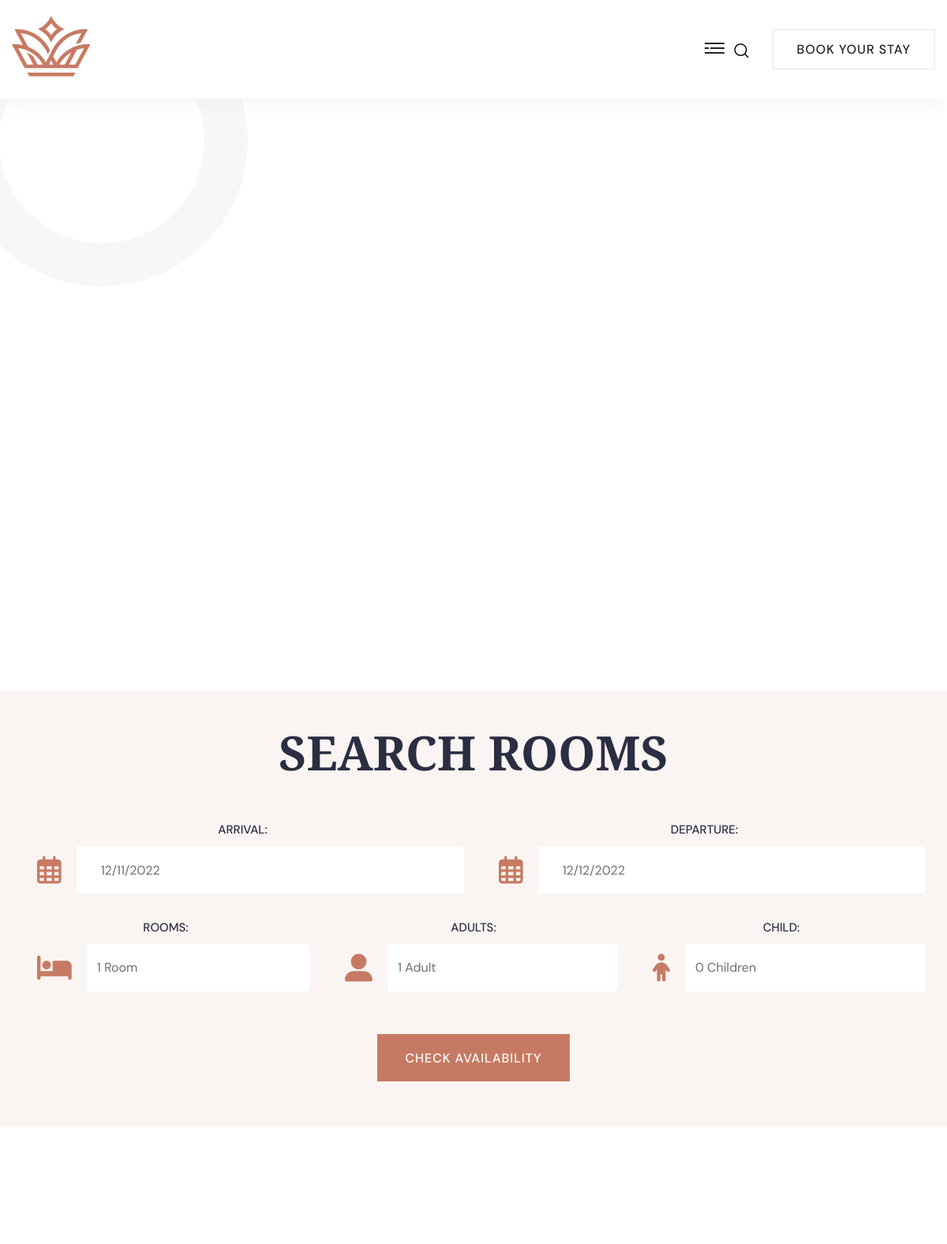
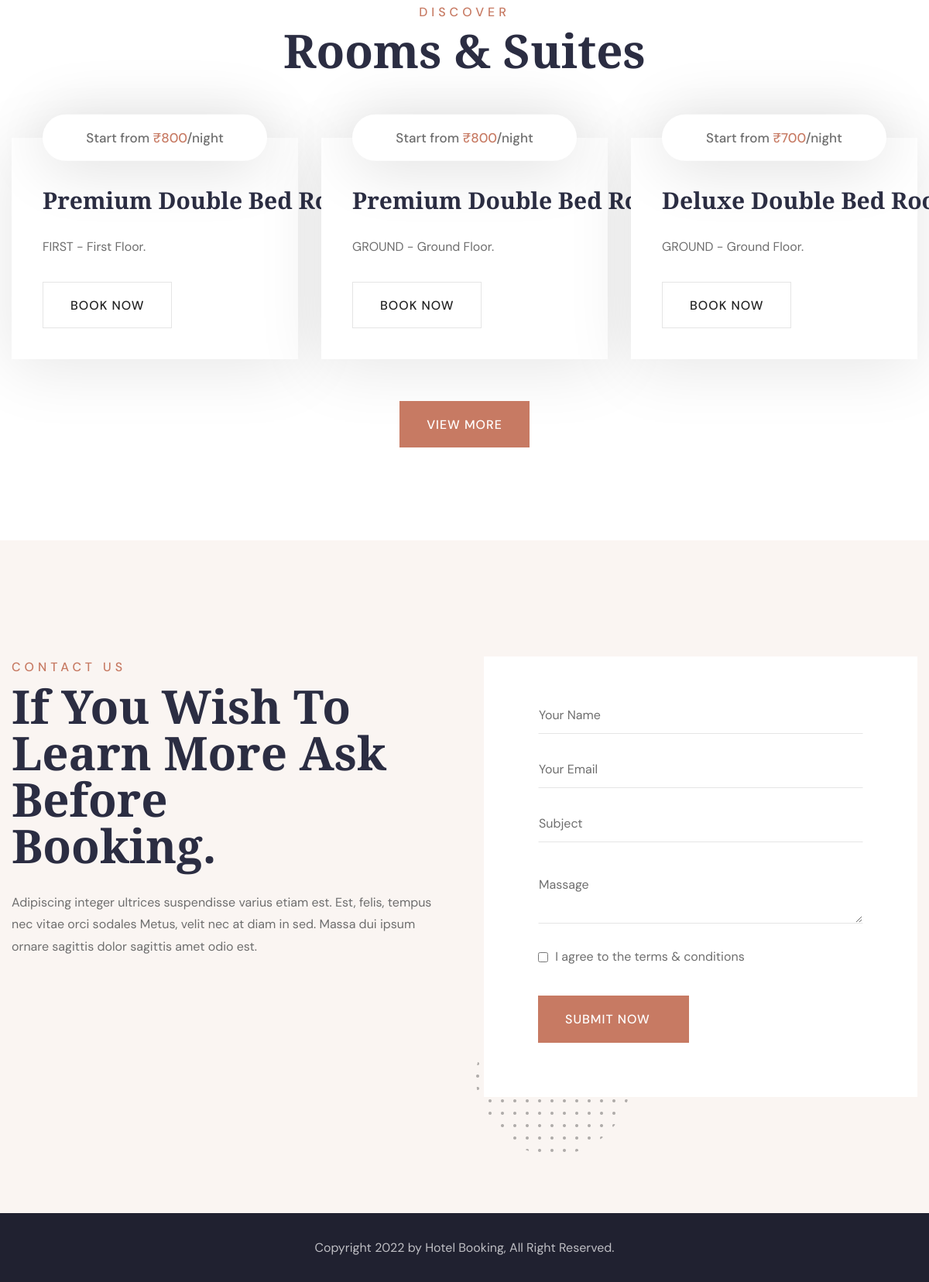
The page / on the database its author committed (2 pictures, top to bottom).
### tables this page shows
CREATE TABLE `ldg_rooms` (
  `roomId` int(11) NOT NULL,
  `roomNumber` varchar(50) NOT NULL,
  `roomSizeId` int(11) NOT NULL COMMENT 'FK : ldg_room_sizes',
  `floorId` tinyint(4) NOT NULL COMMENT 'FK : ldg_floor',
  `images` text NOT NULL,
  `no_of_rooms` int(11) NOT NULL DEFAULT '1',
  `no_of_adults` int(10) NOT NULL,
  `no_of_childs` int(10) NOT NULL,
  `isDeleted` tinyint(4) NOT NULL DEFAULT '0',
  `createdBy` int(11) NOT NULL DEFAULT '0',
  `createdDtm` datetime NOT NULL,
  `updatedBy` int(11) DEFAULT NULL,
  `updatedDtm` datetime DEFAULT NULL
);

CREATE TABLE `ldg_room_base_fare` (
  `bfId` bigint(20) NOT NULL,
  `sizeId` int(11) NOT NULL,
  `baseFareHour` double NOT NULL,
  `baseFareDay` double NOT NULL,
  `serviceTax` double NOT NULL,
  `serviceCharge` double NOT NULL,
  `fareTotal` double NOT NULL,
  `isDeleted` tinyint(4) NOT NULL DEFAULT '0',
  `createdBy` int(11) NOT NULL,
  `createdDtm` datetime NOT NULL,
  `updatedBy` int(11) DEFAULT NULL,
  `updatedDtm` datetime DEFAULT NULL
);

CREATE TABLE `ldg_room_sizes` (
  `sizeId` int(11) NOT NULL,
  `sizeTitle` varchar(512) NOT NULL,
  `sizeDescription` text NOT NULL,
  `isDeleted` tinyint(4) NOT NULL DEFAULT '0',
  `createdBy` int(11) NOT NULL DEFAULT '0',
  `createdDtm` datetime NOT NULL,
  `updatedBy` int(11) DEFAULT NULL,
  `updatedDtm` datetime DEFAULT NULL
);

CREATE TABLE `ldg_floor` (
  `floorId` tinyint(4) NOT NULL,
  `floorCode` varchar(10) NOT NULL,
  `floorName` varchar(50) NOT NULL,
  `floorDescription` text NOT NULL,
  `isDeleted` tinyint(4) NOT NULL DEFAULT '0',
  `createdBy` int(11) NOT NULL,
  `createdDtm` datetime NOT NULL,
  `updatedBy` int(11) DEFAULT NULL,
  `updatedDtm` datetime DEFAULT NULL
);

### application/controllers/Welcome.php (called while the page is built, shortened)
<?php if(!defined('BASEPATH')) exit('No direct script access allowed');
class Welcome extends BaseController {
    public function __construct()
    {
        $this->load->model('rooms_model');
		$this->load->model('BaseFare_model', "basefare");
		$this->load->model('Customer_model', "customer");
		$this->load->model('Booking_model', "booking");
		$this->load->model('Bookedroom_model', "booked");
    }
	public function index()
	{
		$searchText = $this->input->post('searchText');
        $searchFloorId = $this->input->post('floorId');
        $searchRoomSizeId = $this->input->post('sizeId');
        $searchRoomId = $this->input->post('roomId');
        $data['searchText'] = $searchText;
        $data['searchFloorId'] = $searchFloorId;
        $data['searchRoomSizeId'] = $searchRoomSizeId;
        $data['searchRoomId'] = $searchRoomId;
        $data['roomSizes'] = $this->rooms_model->getRoomSizes();
        $data['floors'] = $this->rooms_model->getFloors();
        $data['controller'] = $this;
        $this->load->library('pagination');
        $count = $this->rooms_model->roomListingCount($searchText, $searchFloorId, $searchRoomSizeId);
		$returns = $this->paginationCompress ( "index/", $count, 3);
        $data['roomRecords'] = $this->rooms_model->roomListing($searchText, $searchFloorId, $searchRoomSizeId, $searchRoomId, $returns["page"], $returns["segment"]);
		$this->load->view('include/header');
		$this->load->view('index',$data);
		$this->load->view('include/footer');
	}
}

### index.php (called while the page is built, shortened)
<?php
require_once BASEPATH.'core/CodeIgniter.php';

### application/models/Rooms_model.php (called while the page is built, shortened)
<?php if(!defined('BASEPATH')) exit('No direct script access allowed');
class Rooms_model extends CI_Model
{
    function roomListingCount($searchText, $searchFloorId, $searchRoomSizeId)
    {
        $this->db->select('BaseTbl.roomId, BaseTbl.roomNumber, BaseTbl.roomSizeId, RS.sizeTitle, RS.sizeDescription, RS.sizeId,
        					BaseTbl.floorId, FR.floorName, FR.floorCode, RBF.*');
        $this->db->from('ldg_rooms AS BaseTbl');
        $this->db->join('ldg_room_sizes AS RS', 'RS.sizeId = BaseTbl.roomSizeId');
        $this->db->join('ldg_floor AS FR', 'FR.floorId = BaseTbl.floorId');
        $this->db->join('ldg_room_base_fare AS RBF', 'RBF.sizeId = RS.sizeId');
        $this->db->where('BaseTbl.isDeleted', 0);
        $this->db->order_by('BaseTbl.roomId', "DESC");
        $query = $this->db->get();
        return count($query->result());
    }
    function roomListing($searchText, $searchFloorId, $searchRoomSizeId, $roomId, $page, $segment)
    {
        $this->db->select('BaseTbl.roomId, BaseTbl.roomNumber, BaseTbl.roomSizeId, BaseTbl.images, BaseTbl.no_of_adults, BaseTbl.no_of_childs, RS.sizeTitle, RS.sizeDescription,
        					BaseTbl.floorId, FR.floorName, FR.floorCode, RBF.*, BaseTbl.no_of_rooms');
        $this->db->from('ldg_rooms AS BaseTbl');
        $this->db->join('ldg_room_sizes AS RS', 'RS.sizeId = BaseTbl.roomSizeId');
        $this->db->join('ldg_floor AS FR', 'FR.floorId = BaseTbl.floorId');
        $this->db->join('ldg_room_base_fare AS RBF', 'RBF.sizeId = RS.sizeId');
        $this->db->where('BaseTbl.isDeleted', 0);
        if(!empty($roomId)){
            $this->db->where('BaseTbl.roomId', $roomId);
        }else{
            $this->db->order_by('BaseTbl.roomId', "DESC");
            $this->db->limit($page, $segment);
        }
        $query = $this->db->get();
        if(!empty($roomId)){
           $result = $query->row();
        }else{
           $result = $query->result();
        }
        return $result;
    }
    function getRoomSizes()
    {
    	$this->db->select('sizeId, sizeTitle, sizeDescription');
        $this->db->from('ldg_room_sizes');
        $this->db->where('isDeleted', 0);
        $query = $this->db->get();
        return $query->result();
    }
    function getFloors()
    {
    	$this->db->select('floorId, floorName, floorCode');
        $this->db->from('ldg_floor');
        $this->db->where('isDeleted', 0);
        $query = $this->db->get();
        return $query->result();
    }
}

### application/views/index.php (the view, shortened to what this page needs)
<section class="banner-section style-three">
    <div class="banner-shape-1"></div>
    <div class="swiper-container banner-slider-2">
        <div class="swiper-wrapper">
            <div class="swiper-slide">
                <div class="content-outer">
                    <div class="content-box">
                    </div>
                </div>
            </div>
        </div>
    </div>
</section>
<div class="hotel-booking-form-1 gray-bg">
    <div class="auto-container">
        <div class="section_heading text-center mb_55">
            <h2 class="section_heading_title_big">SEARCH ROOMS</h2>
        </div>
        <div class="hotel-booking-form-1-wrap">
            <form class="row" action="<?php echo base_url('rooms');?>" method="POST">
                <div class="row-1">
                    <div class="col-lg-6 col-md-6">
                        <p class="hotel-booking-form-1-label text-lg-center">ARRIVAL:</p>
                        <div class="input-group form-group">
                            <span class="input-group-addon"><i class="far fa-calendar-alt"></i></span>
                            <input placeholder="17 Sep, 2022" class="form-control" type="text" name="arrival" id="nd_booking_archive_form_date_range_from" value="">
                        </div>
                    </div>
                    <div class="col-lg-6 col-md-6">
                        <p class="hotel-booking-form-1-label text-lg-center">DEPARTURE:</p>
                        <div class="input-group form-group">
                            <span class="input-group-addon"><i class="far fa-calendar-alt"></i></span>
                            <input placeholder="21 Sep, 2022" class="form-control" type="text" name="departure" id="nd_booking_archive_form_date_range_to" value="" />
                        </div>
                    </div>
                </div>
                <div class="row-2">
                  <div class="col-lg-4 col-md-4">
                    <div class="form-group">
                      <p class="hotel-booking-form-1-label text-lg-center">Rooms:</p>
                        <div class="input-group form-group">
                            <span class="input-group-addon-2"><i class="fas fa-bed"></i></span>
                            <select class="form-control">
                                <option data-display="1 Room">1 Room</option>
                            </select>
                        </div>
                    </div>
                  </div>
                  <div class="col-lg-4 col-md-4">
                   <div class="form-group">
                      <p class="hotel-booking-form-1-label text-lg-center">Adults:</p>
                        <div class="input-group form-group">
                            <span class="input-group-addon-2"><i class="fas fa-user-alt"></i></span>
                            <select class="form-control" name="no_of_adults">
                                <option value="1" data-display="1 Adult">1 Adult</option>
                            </select>
                        </div>
                    </div>
                  </div>
                  <div class="col-lg-4 col-md-4">
                    <div class="form-group">
                      <p class="hotel-booking-form-1-label text-lg-center">Child:</p>
                      <div class="input-group form-group">
                            <span class="input-group-addon-2"><i class="fas fa-child"></i></span>
                            <select class="form-control" name="no_of_childs">
                                <option value="0">0 Children</option>
                            </select>
                        </div>
                    </div>
                  </div>
                </div>
                <div class="col-lg-12 col-md-12 mt-4">
                    <div class="form-group" style="text-align: center;">
                        <button type="submit" class="btn-1">Check Availability<span></span></button>
                    </div>
                </div>
            </form>
        </div>
    </div>
</div>
<section class="section-padding">
    <div class="auto-container">
        <div class="section_heading text-center mb_55">
            <span class="section_heading_title_small">Discover</span>
            <h2 class="section_heading_title_big">Rooms & Suites</h2>
        </div>
        <div class="row">
        <?php
        if(!empty($roomRecords))
        {
            foreach($roomRecords as $record)
            {
        ?>
            <div class="col-lg-4 col-md-6">
                <div class="room-1-block wow fadeInUp" data-wow-delay=".2s" data-wow-duration=".8s">
                    <div class="room-1-image hvr-img-zoom-1">
                    </div>
                    <div class="room-1-content">
                        <p class="room-1-meta-info">Start from <span class="theme-color">₹<?php echo $record->baseFareDay;?></span>/night</p>
                        <h4 class="room-1-title mb_20"><a href="room-details/<?php echo $record->roomId ?>"><?php echo $record->sizeTitle ?></a></h4>
                        <p class="room-1-text mb_30"><?php echo $record->floorCode." - ".$record->floorName; ?>.</p>
                        <div class="link-btn"><a href="room-details/<?php echo $record->roomId ?>" class="btn-1 btn-alt">Book Now <span></span></a></div>
                    </div>
                </div>
            </div>
        <?php }
        } ?>
            <div class="col-lg-12 col-md-12 mt-4">
                    <div class="form-group" style="text-align: center;">
                        <button type="submit" class="btn-1" onclick="window.location.href='<?php echo base_url('rooms/');?>'">View More<span></span></button>
                    </div>
                </div>
        </div>
    </div>
</section>
<section class="section-padding gray-bg">
    <div class="auto-container">
        <div class="row">
            <div class="col-lg-6 order-2">
                <div class="p_relative">
                    <div class="p_absolute l_0 b__75"><img src="<?php echo base_url('assets/images/shape/pattern-1.png');?>" alt=""></div>
                    <div class="form-alt">
                        <form method="post" action="https://html.tonatheme.com/2022/royalking/sendemail.php" id="contact-form">
                            <div class="row clearfix">
                                <div class="form-group col-md-12">
                                    <input type="text" name="form_name" value="" placeholder="Your Name" required>
                                </div>
                                <div class="form-group col-md-12">
                                    <input type="text" name="email" value="" placeholder="Your Email" required>
                                </div>
                                <div class="form-group col-md-12">
                                    <input type="text" name="form_subject" value="" placeholder="Subject" required>
                                </div>
                                <div class="form-group col-md-12">
                                    <textarea name="form_message" placeholder="Massage"></textarea>
                                </div>
                                <div class="form-group col-md-12">
                                    <p><input type="checkbox" id="vehicle1" name="vehicle1" value="Bike"> I agree to the terms & conditions</p>
                                </div>
                                <div class="form-group col-md-12">
                                    <button class="btn-1" type="submit" data-loading-text="Please wait...">Submit Now <i class="flaticon-right-arrow-1"></i><span></span></button>
                                </div>
                            </div>
                        </form>
                    </div>
                </div>
            </div>
            <div class="col-lg-6">
                <div class="section_heading mb_30">
                    <span class="section_heading_title_small">Contact Us</span>
                    <h2 class="section_heading_title_big">If You Wish To <br>
                        Learn More Ask Before <br>
                        Booking.</h2>
                </div>
                <p>Adipiscing integer ultrices suspendisse varius etiam est. Est, felis, tempus <br>
                    nec vitae orci sodales Metus, velit nec at diam in sed. Massa dui ipsum <br>
                    ornare sagittis dolor sagittis amet odio est.</p>
            </div>
        </div>
    </div>
</section>

### assets/css/responsive.css (style rules this page uses)
@media only screen and (max-width: 1200px) { .section_heading { position: relative; z-index: 1; } }

### assets/css/color.css (style rules this page uses)
:root { --theme-color: #C77A63; }

### assets/css/elpath.css (style rules this page uses)
.p_relative { position: relative; }
.p_absolute { position: absolute; }
.mb_20 { margin-bottom: 20px; }
.mb_30 { margin-bottom: 30px; }
.mb_55 { margin-bottom: 55px; }
.l_0 { left: 0; }

### application/views/include/header.php (style rules this page uses)
body { width: 100%; max-width: 100%; overflow-x: hidden; }
.row-1 { display:flex; }
.row-1 > * { padding-right: calc(var(--bs-gutter-x) / 2); padding-left: calc(var(--bs-gutter-x) / 2); margin-top: var(--bs-gutter-y); }
.row-2 { display:flex; }
.row-2 > * { padding-right: calc(var(--bs-gutter-x) / 2); padding-left: calc(var(--bs-gutter-x) / 2); margin-top: var(--bs-gutter-y); }
.input-group-addon { padding:0px 20px; margin:auto; font-size:35px; color:#c77a63; }
.input-group-addon-2 { padding:0px 20px; margin:auto; font-size:35px; color:#c77a63; }
.hvr-img-zoom-1 { max-height: 250px; }
a { clear: both; display: inline-block; overflow: hidden; white-space: nowrap; }

### rows shown on the page
ldg_rooms: ldg_room_base_fare.baseFareDay "800", ldg_room_sizes.sizeTitle "Premium Double Bed Room", floorId.floorCode "FIRST", floorId.floorName "First Floor"
ldg_rooms: ldg_room_base_fare.baseFareDay "800", ldg_room_sizes.sizeTitle "Premium Double Bed Room", floorId.floorCode "GROUND", floorId.floorName "Ground Floor"
ldg_rooms: ldg_room_base_fare.baseFareDay "700", ldg_room_sizes.sizeTitle "Deluxe Double Bed…", floorId.floorCode "GROUND", floorId.floorName "Ground Floor"
